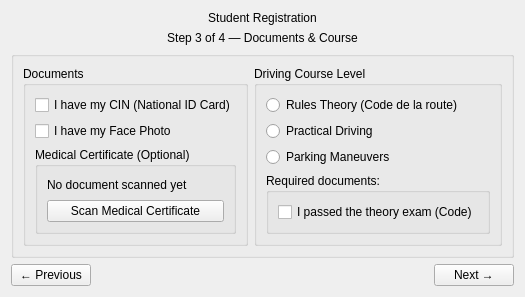
      <widget class="QWidget" name="pageDocuments">
       <layout class="QVBoxLayout" name="verticalLayout_4">
        <item>
         <widget class="QLabel" name="pageTitleStep3">
          <property name="text">
           <string>Student Registration</string>
          </property>
          <property name="alignment">
           <set>Qt::AlignmentFlag::AlignHCenter</set>
          </property>
         </widget>
        </item>
        <item>
         <widget class="QLabel" name="labelStep3Sub">
          <property name="text">
           <string>Step 3 of 4 — Documents &amp; Course</string>
          </property>
          <property name="alignment">
           <set>Qt::AlignmentFlag::AlignHCenter</set>
          </property>
         </widget>
        </item>
        <item>
         <widget class="QGroupBox" name="groupStep3Content">
          <property name="title">
           <string/>
          </property>
          <layout class="QHBoxLayout" name="docsColumns">
           <item>
            <widget class="QGroupBox" name="groupDocs">
             <property name="title">
              <string>Documents</string>
             </property>
             <layout class="QVBoxLayout" name="verticalLayout_docsGroup">
              <item>
               <widget class="QCheckBox" name="chkCIN">
                <property name="text">
                 <string>I have my CIN (National ID Card)</string>
                </property>
               </widget>
              </item>
              <item>
               <widget class="QCheckBox" name="chkPhoto">
                <property name="text">
                 <string>I have my Face Photo</string>
                </property>
               </widget>
              </item>
              <item>
               <widget class="QGroupBox" name="groupMedical">
                <property name="title">
                 <string>Medical Certificate (Optional)</string>
                </property>
                <layout class="QVBoxLayout" name="verticalLayout_medical">
                 <item>
                  <widget class="QLabel" name="labelNoDoc">
                   <property name="text">
                    <string>No document scanned yet</string>
                   </property>
                  </widget>
                 </item>
                 <item>
                  <widget class="QPushButton" name="btnScanMed">
                   <property name="cursor">
                    <cursorShape>PointingHandCursor</cursorShape>
                   </property>
                   <property name="text">
                    <string>Scan Medical Certificate</string>
                   </property>
                  </widget>
                 </item>
                </layout>
               </widget>
              </item>
             </layout>
            </widget>
           </item>
           <item>
            <widget class="QGroupBox" name="groupCourse">
             <property name="title">
              <string>Driving Course Level</string>
             </property>
             <layout class="QVBoxLayout" name="verticalLayout_courseGroup">
              <item>
               <widget class="QRadioButton" name="rbRules">
                <property name="text">
                 <string>Rules Theory (Code de la route)</string>
                </property>
               </widget>
              </item>
              <item>
               <widget class="QRadioButton" name="rbPractical">
                <property name="text">
                 <string>Practical Driving</string>
                </property>
               </widget>
              </item>
              <item>
               <widget class="QRadioButton" name="rbParking">
                <property name="text">
                 <string>Parking Maneuvers</string>
                </property>
               </widget>
              </item>
              <item>
               <widget class="QGroupBox" name="groupRequiredDocs">
                <property name="title">
                 <string>Required documents:</string>
                </property>
                <layout class="QVBoxLayout" name="verticalLayout_requiredDocs">
                 <item>
                  <widget class="QCheckBox" name="chkTheoryExam">
                   <property name="text">
                    <string>I passed the theory exam (Code)</string>
                   </property>
                  </widget>
                 </item>
                </layout>
               </widget>
              </item>
             </layout>
            </widget>
           </item>
          </layout>
         </widget>
        </item>
        <item>
         <layout class="QHBoxLayout" name="docsButtons">
          <item>
           <widget class="QPushButton" name="btnPrev3">
            <property name="cursor">
             <cursorShape>PointingHandCursor</cursorShape>
            </property>
            <property name="text">
             <string>← Previous</string>
            </property>
           </widget>
          </item>
          <item>
           <spacer name="horizontalSpacer4">
            <property name="orientation">
             <enum>Qt::Orientation::Horizontal</enum>
            </property>
            <property name="sizeHint" stdset="0">
             <size>
              <width>0</width>
              <height>0</height>
             </size>
            </property>
           </spacer>
          </item>
          <item>
           <widget class="QPushButton" name="btnNext3">
            <property name="cursor">
             <cursorShape>PointingHandCursor</cursorShape>
            </property>
            <property name="text">
             <string>Next →</string>
            </property>
           </widget>
          </item>
         </layout>
        </item>
       </layout>
      </widget>
